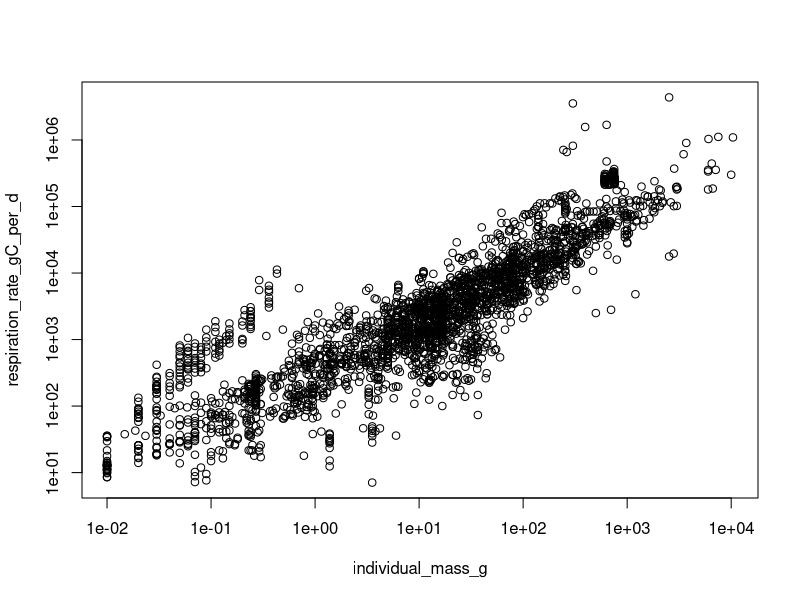
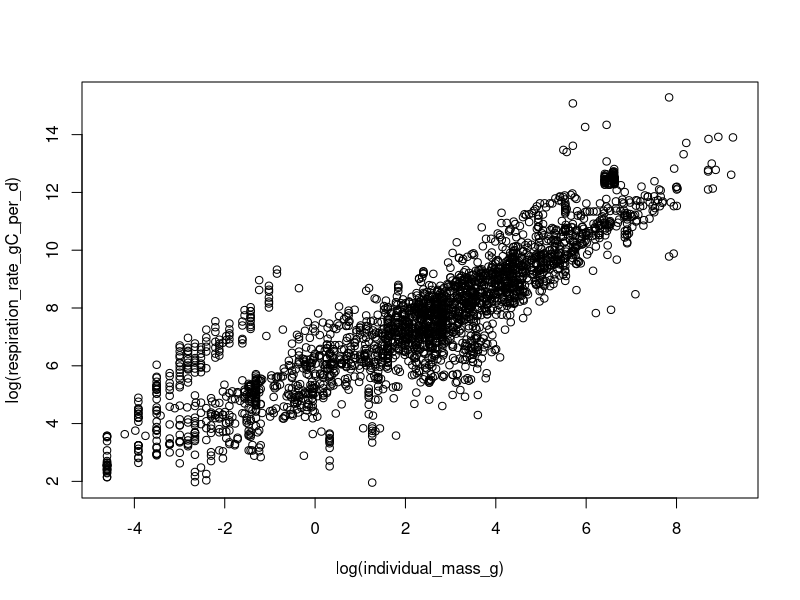
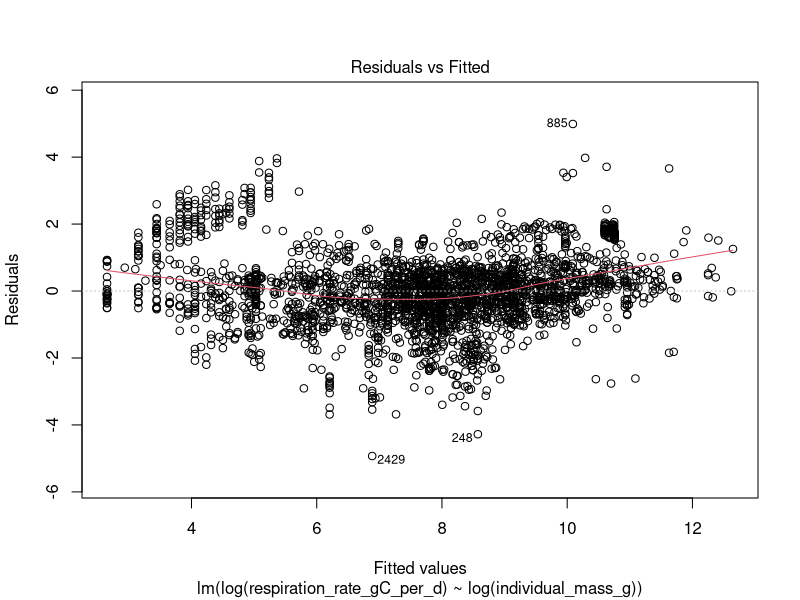
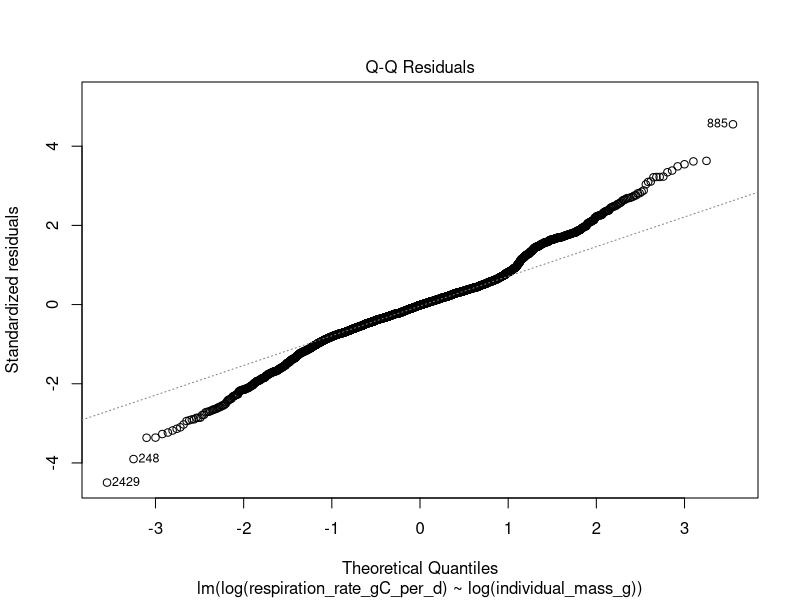
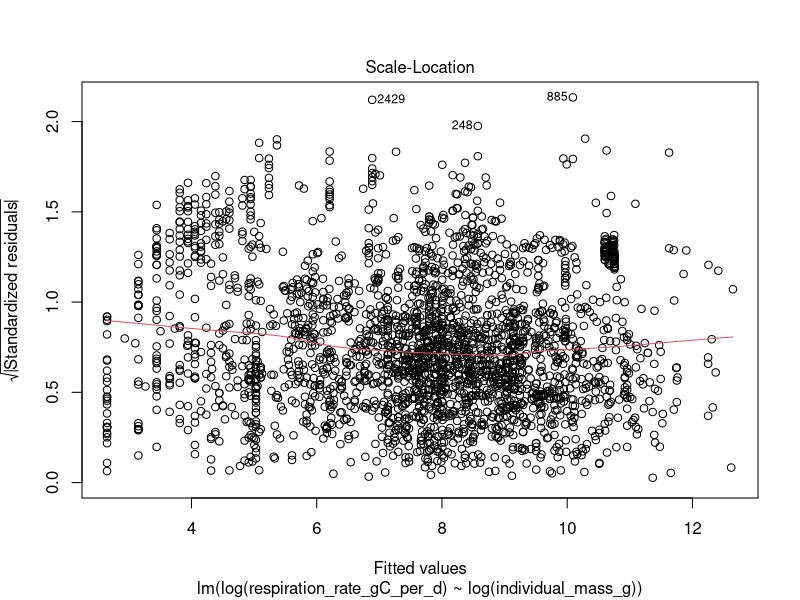
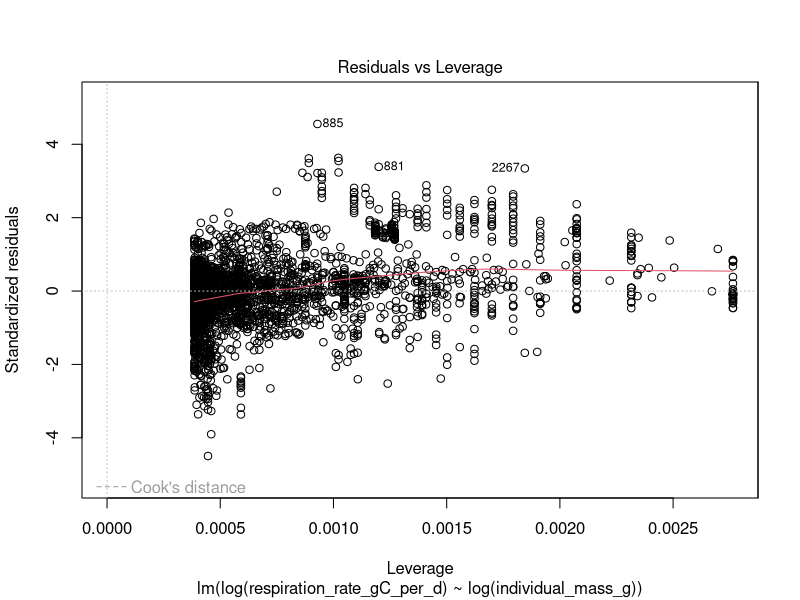
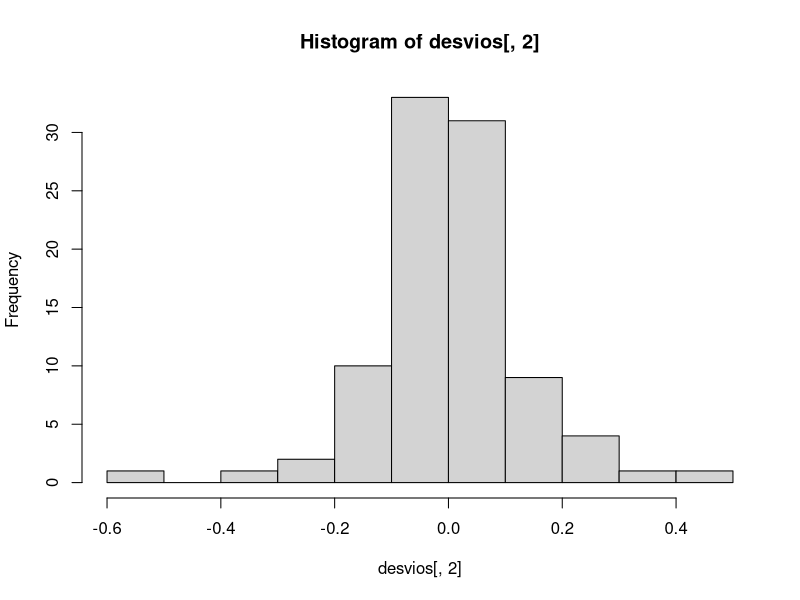
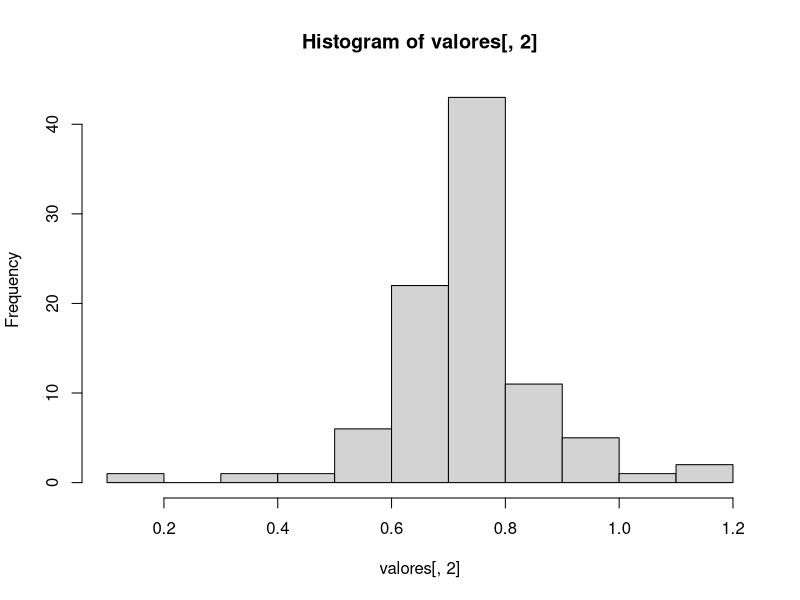

Source code (R) for these figures, in order:
resp  <-  read.csv('data/data.csv', header = TRUE, stringsAsFactors = FALSE)
names(resp)[3]  <-  'mass_specific_respiration_rate_gC_per_d_g'
resp$respiration_rate_gC_per_d  <-  resp$mass_specific_respiration_rate_gC_per_d_g * resp$individual_mass_g

plot(respiration_rate_gC_per_d ~ individual_mass_g, data = resp, log = "xy")
plot(log(respiration_rate_gC_per_d) ~ log(individual_mass_g), data = resp)

model  <-  lm(log(respiration_rate_gC_per_d) ~ log(individual_mass_g), data = resp)
summary(model)
plot(model)

library(lme4)
model_lmer  <-  lmer(log(respiration_rate_gC_per_d) ~ log(individual_mass_g) + (log(individual_mass_g) | family), data = resp)
summary(model_lmer)
desvios  <-  ranef(model_lmer)$family
hist(desvios[, 2])
valores  <-  coef(model_lmer)$family
hist(valores[, 2])
fixos   <-  fixef(model_lmer)
ranges  <-  range(log(resp$individual_mass_g))
preds   <-  fixos['(Intercept)'] + fixos['log(individual_mass_g)'] * ranges

plot(log(respiration_rate_gC_per_d) ~ log(individual_mass_g), data = resp)

for (i in 1:nrow(valores)) {
    ranges_i  <-  range(log(resp$individual_mass_g[resp$family == rownames(valores)[i]]))
    preds_i   <-  valores[i, '(Intercept)'] + valores[i, 'log(individual_mass_g)'] * ranges_i
    lines(ranges_i, preds_i, col = 'dodgerblue2', lwd = 0.8, lty = 2)
}
lines(ranges, preds, col = 'tomato', lwd = 3, lty = 2)


k                         <-  8.62e-5
resp$temperature_kelvin   <-  resp$temperature_celsius + 273.15
resp$inverse_temperature  <-  1 / (k * resp$temperature_kelvin)
resp$lnMass_g             <-  log(resp$individual_mass_g)
resp$lnResp_rate_gC_per_d <-  log(resp$respiration_rate_gC_per_d)

complete_model  <-  lm(lnResp_rate_gC_per_d ~ lnMass_g + inverse_temperature, data = resp)
summary(complete_model)

# estatistcamente a equação tem forma:
# lnResp_rate_gC_per_d ~ lnMass_g + inverse_temperature
# mas matematicamente, o equivalente é na verdade:
# lnResp_rate_gC_per_d = ln(c) + alpha * lnMass_g + Ea * inverse_temperature
# notando que os parâmetros ln(c), alpha e Ea correspondem respectivamente ao intercepto, slope do lnMass_g e slope da temperatura inversa.

parametros  <-  coef(complete_model)

parametros[2]
alpha  <-  parametros['lnMass_g'] # alpha
Ea     <-  parametros['inverse_temperature'] # Ea


resp$mass_cor_resp_rate_gC_per_d_g_alpha  <-  resp$respiration_rate_gC_per_d / (resp$individual_mass_g ^ alpha)
resp$temp_cor_resp_rate_gC_per_d_g_alpha  <-  resp$respiration_rate_gC_per_d / exp(resp$inverse_temperature * Ea)

plot(respiration_rate_gC_per_d ~ inverse_temperature, data = resp, log = 'y')
plot(mass_cor_resp_rate_gC_per_d_g_alpha ~ inverse_temperature, data = resp, log = 'y')

plot(respiration_rate_gC_per_d ~ lnMass_g, data = resp, log = 'y')

plot(temp_cor_resp_rate_gC_per_d_g_alpha ~ lnMass_g, data = resp, log = 'y')
10^0.75
exp(1/k * (-Ea/303 + Ea/294))
